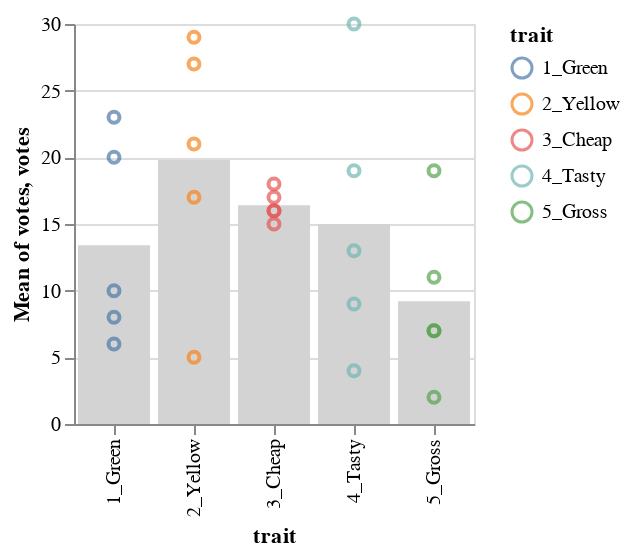

The notebook cell saved with this chart:
### Markdown cell above
---

## EXERCISE 2

Layer (superimpose) two visualizations:

1. Vertical bar chart showing
    - traits across the horizontal (bottom) axis
    - mean votes (across all the vegetables) going up the vertical axis (bar height)
    - `color = alt.value('lightgray')`
1. Point plot of all individual votes
    - use `mark_point()`
    - traits again along the horizontal axis
    - votes up the vertical axis
    - color by trait
    
*Point plot should be on top of the bar chart!*

### Code cell
base = alt.Chart(df).encode(
    x = 'trait:N'
).properties(
    width = 200,
    height = 200
)

point = base.mark_point().encode(
    y = 'votes:Q',
    color = 'trait:N'
)

bar = base.mark_bar().encode(
    y = 'mean(votes):Q',
    color = alt.value('lightgray')
)

bar + point

### Figure 1 — Vega-Lite specification as saved in the notebook (floating-point values rounded to 4 significant figures)
{"config": {"view": {"continuousWidth": 400, "continuousHeight": 300}}, "layer": [{"mark": "bar", "encoding": {"color": {"value": "lightgray"}, "x": {"type": "nominal", "field": "trait"}, "y": {"type": "quantitative", "aggregate": "mean", "field": "votes"}}, "height": 200, "width": 200}, {"mark": "point", "encoding": {"color": {"type": "nominal", "field": "trait"}, "x": {"type": "nominal", "field": "trait"}, "y": {"type": "quantitative", "field": "votes"}}, "height": 200, "width": 200}], "data": {"name": "data-39f9d319c3f1fa0701a2f2e8a04001de"}, "$schema": "https://vega.github.io/schema/vega-lite/v4.8.1.json", "datasets": {"data-39f9d319c3f1fa0701a2f2e8a04001de": [{"veg": "1_Corn", "trait": "1_Green", "votes": 6}, {"veg": "2_Squash", "trait": "1_Green", "votes": 8}, {"veg": "3_Brussel sprouts", "trait": "1_Green", "votes": 10}, {"veg": "4_Green beans", "trait": "1_Green", "votes": 20}, {"veg": "5_Peas", "trait": "1_Green", "votes": 23}, {"veg": "1_Corn", "trait": "2_Yellow", "votes": 29}, {"veg": "2_Squash", "trait": "2_Yellow", "votes": 27}, {"veg": "3_Brussel sprouts", "trait": "2_Yellow", "votes": 21}, {"veg": "4_Green beans", "trait": "2_Yellow", "votes": 17}, {"veg": "5_Peas", "trait": "2_Yellow", "votes": 5}, {"veg": "1_Corn", "trait": "3_Cheap", "votes": 18}, {"veg": "2_Squash", "trait": "3_Cheap", "votes": 17}, {"veg": "3_Brussel sprouts", "trait": "3_Cheap", "votes": 16}, {"veg": "4_Green beans", "trait": "3_Cheap", "votes": 16}, {"veg": "5_Peas", "trait": "3_Cheap", "votes": 15}, {"veg": "1_Corn", "trait": "4_Tasty", "votes": 30}, {"veg": "2_Squash", "trait": "4_Tasty", "votes": 13}, {"veg": "3_Brussel sprouts", "trait": "4_Tasty", "votes": 4}, {"veg": "4_Green beans", "trait": "4_Tasty", "votes": 9}, {"veg": "5_Peas", "trait": "4_Tasty", "votes": 19}, {"veg": "1_Corn", "trait": "5_Gross", "votes": 7}, {"veg": "2_Squash", "trait": "5_Gross", "votes": 11}, {"veg": "3_Brussel sprouts", "trait": "5_Gross", "votes": 19}, {"veg": "4_Green beans", "trait": "5_Gross", "votes": 7}, {"veg": "5_Peas", "trait": "5_Gross", "votes": 2}]}}
